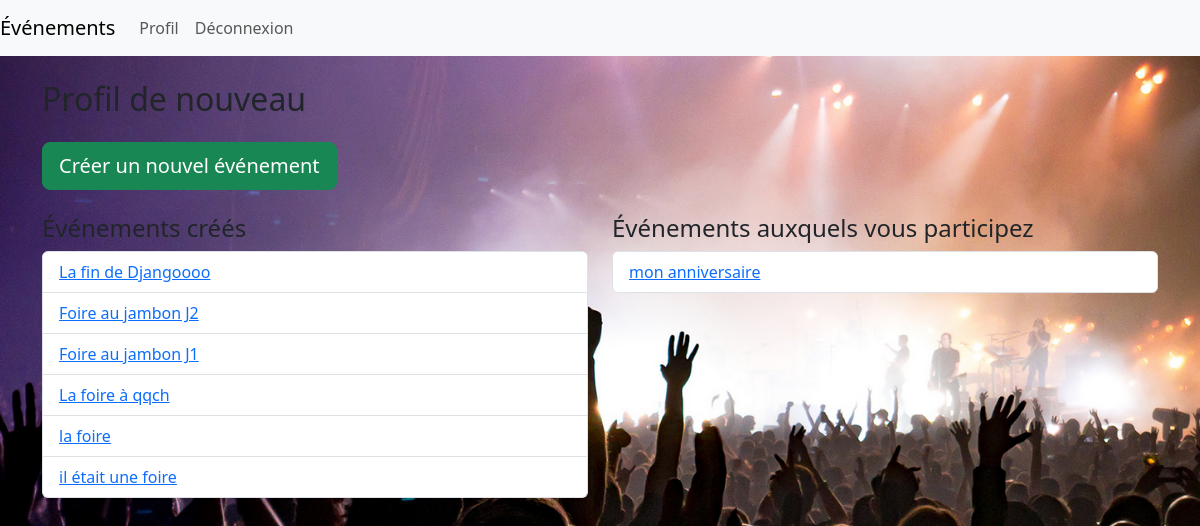
Page /accounts/profile/ (signed in) on the committed database.
### events/models.py (models this page shows, shortened)
class Event(models.Model):
    title = models.CharField(max_length=200)
    description = models.TextField()
    date = models.DateTimeField()
    location = models.CharField(max_length=255)
    capacity = models.PositiveIntegerField()
    image = models.ImageField(upload_to='event_images/', blank=True, null=True)
    creator = models.ForeignKey(User, related_name='created_events', on_delete=models.CASCADE)
    participants = models.ManyToManyField(User, related_name='participating_events', blank=True)

### accounts/views.py (the view)
# urls.py: path('profile/', views.profile, name='profile'),
@login_required
def profile(request):
    created_events = Event.objects.filter(creator=request.user)
    participating_events = Event.objects.filter(participants=request.user)
    context = {
        'created_events': created_events,
        'participating_events': participating_events,
    }
    return render(request, 'accounts/profile.html', context)

### accounts/templates/accounts/profile.html
{% extends "base.html" %}
{% block content %}
  <h2 class="mb-4">Profil de {{ user.username }}</h2>
  {% if user.is_authenticated %}
    <div class="mb-4">
      <a href="{% url 'event_create' %}" class="btn btn-success btn-lg">Créer un nouvel événement</a>
    </div>
  {% endif %}
  <div class="row">
    <div class="col-md-6">
      <h4>Événements créés</h4>
      <ul class="list-group">
        {% for event in created_events %}
          <li class="list-group-item">
            <a href="{% url 'event_detail' event.pk %}">{{ event.title }}</a>
          </li>
        {% empty %}
          <li class="list-group-item">Aucun événement créé.</li>
        {% endfor %}
      </ul>
    </div>
    <div class="col-md-6">
      <h4>Événements auxquels vous participez</h4>
      <ul class="list-group">
        {% for event in participating_events %}
          <li class="list-group-item">
            <a href="{% url 'event_detail' event.pk %}">{{ event.title }}</a>
          </li>
        {% empty %}
          <li class="list-group-item">Aucune participation.</li>
        {% endfor %}
      </ul>
    </div>
  </div>
{% endblock %}

### static/css/style.css (style rules this page uses)
body { background: url("../images/event-bg-img.png") no-repeat center center fixed; background-size: cover; }

### rows in the picture
Event: title "La fin de Djangoooo"
Event: title "Foire au jambon J2"
Event: title "Foire au jambon J1"
Event: title "La foire à qqch"
Event: title "la foire"
Event: title "il était une foire"
Event: title "mon anniversaire"

### other values in the picture
{{ user.username }} "nouveau"
